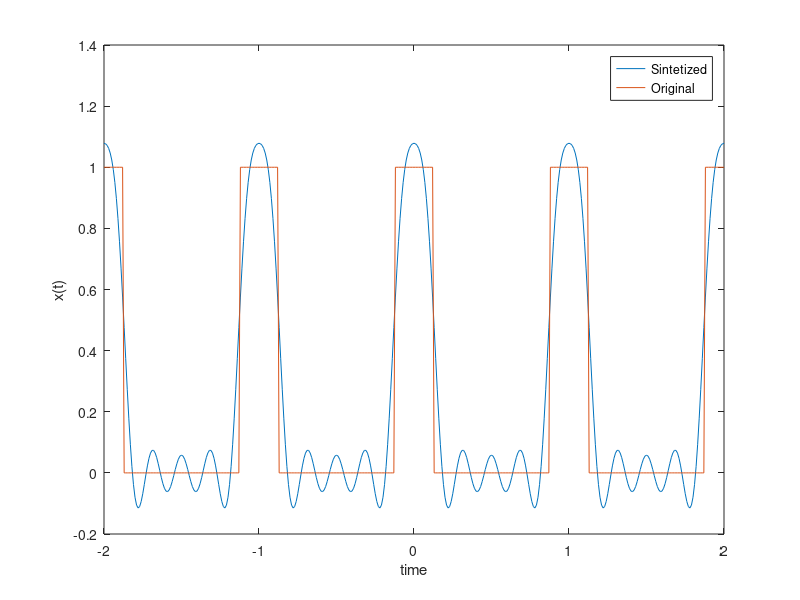
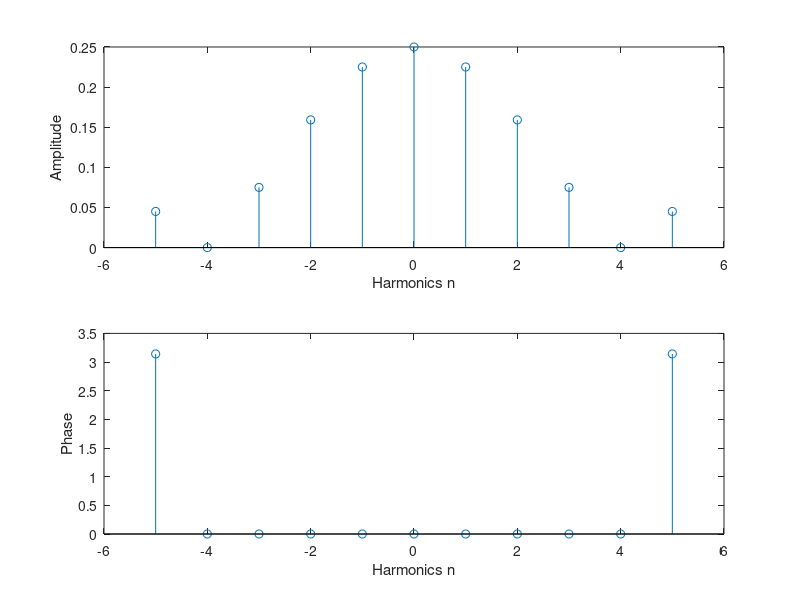

Source code (MATLAB) for these figures, in order:
% Funtion that sintetizes a square signal
%
function puls
    %clear all;
    close all;
    A=1;
    f0=1; % T=1; fundamental frequency
    tau=0.25; % duty cicle

    t=-2:.01:2;
    per = -2 : 1 : 2;
    x_orig=pulstran(t,per,'rectpuls',tau); 
    %Matlab function that generates a perfect square signal to compare
    plot(t,x_orig)

    % from here generate a sum of complex exponentials
    x_N=zeros(1,length(t)); %vector of zeros
    N=5; %number of harmonics
    j=1; % init counter for harmonics
    for n=-N:N
        cn(j)=A*f0*tau*sinc(n*f0*tau); % coef for square signal
        x_N=x_N+cn(j)*exp(1i*n*2*pi*f0*t); % sum of all components
        j=j+1; % update counter for each harmonic
    end
    figure(1);
    plot(t,real(x_N),t,x_orig); % plot
    hold on;
    xlabel('time');
    ylabel('x(t)');
    legend('Sintetized','Original');


    figure(2) % show line spectrum
    n=-N:N; % vector of harmonics
    subplot(211)
    stem(n,abs(cn));
    xlabel('Harmonics n');
    ylabel('Amplitude');
    subplot(212)
    stem(n,angle(cn));
    xlabel('Harmonics n');
    ylabel('Phase');
